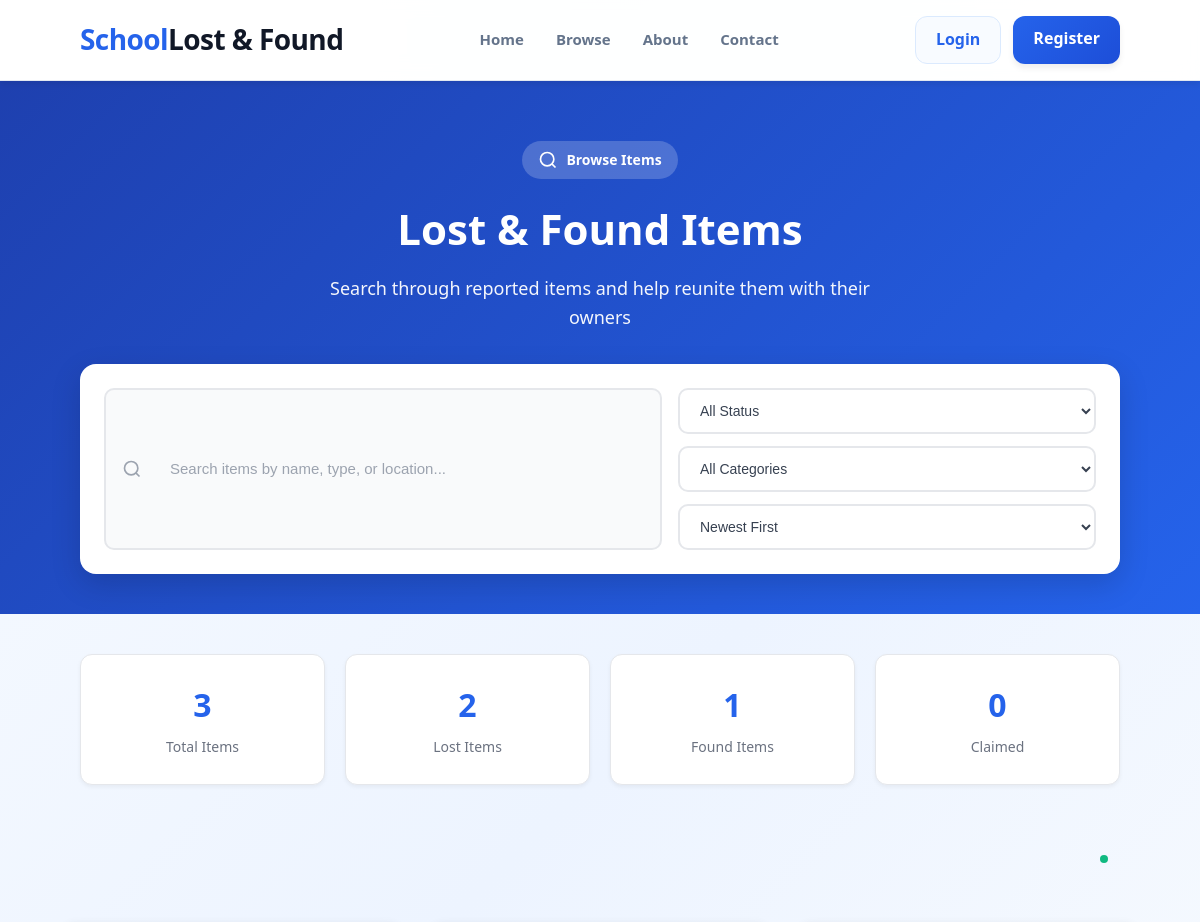
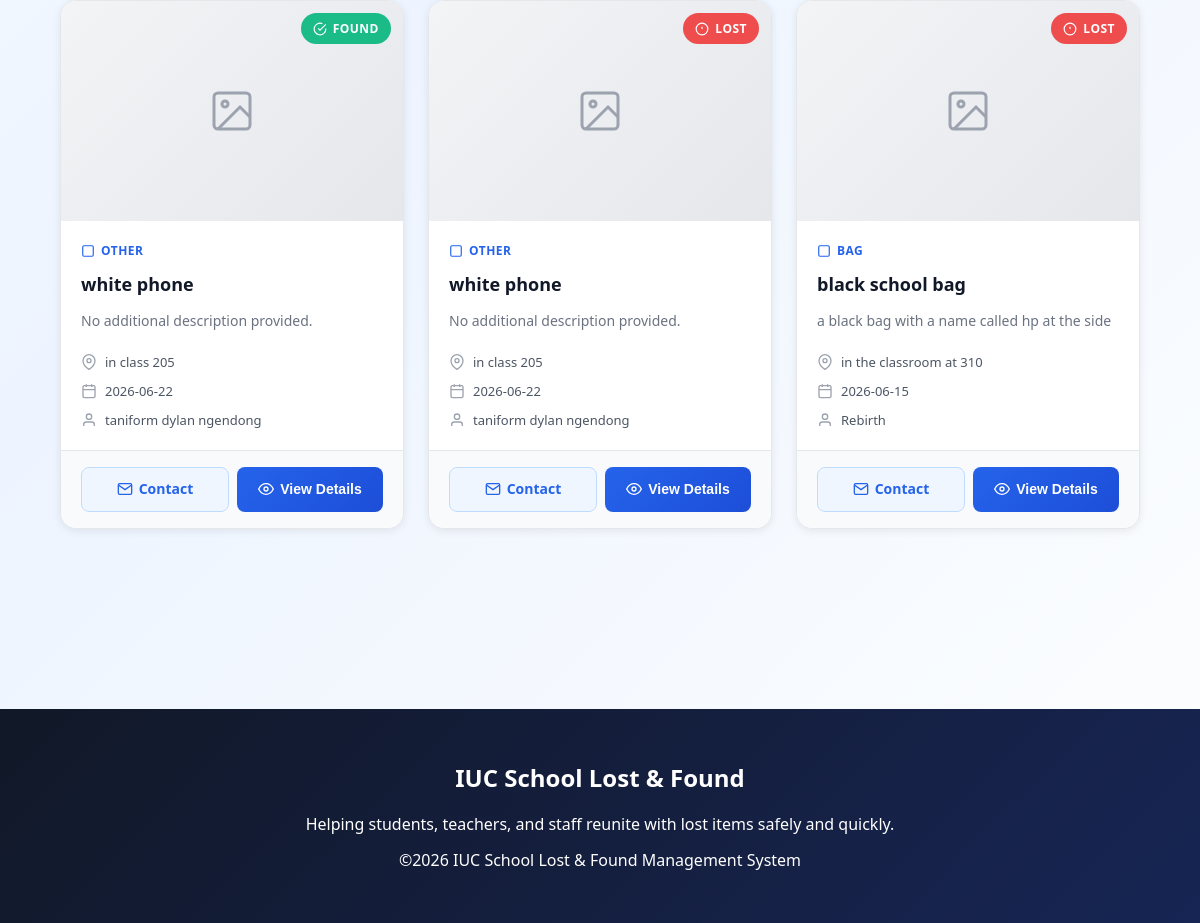
Screenshot of /browse with the database file from the repository (2 pictures, top to bottom).
### tables this page shows
CREATE TABLE items (
        id INTEGER PRIMARY KEY AUTOINCREMENT,
        type TEXT NOT NULL,
        name TEXT NOT NULL,
        location TEXT NOT NULL,
        date TEXT NOT NULL,
        reporter TEXT,
        email TEXT,
        status TEXT NOT NULL,
        notes TEXT,
        created_at TEXT NOT NULL DEFAULT CURRENT_TIMESTAMP
    , user_id INTEGER, image TEXT);

### app.py (the view)
@app.route('/browse')
def browse():
    conn = get_db_connection()
    items = conn.execute('SELECT * FROM items ORDER BY created_at DESC').fetchall()
    conn.close()
    return render_template('browse.html', items=items)

### app.py (called while the page is built, shortened)
@app.context_processor
def inject_unread_messages():
    unread_messages = 0
    return dict(unread_messages=unread_messages)

def get_db_connection():
    conn = sqlite3.connect('database/lostfound.db')
    conn.row_factory = sqlite3.Row
    return conn

### templates/browse.html (shortened to what this page needs)
{% extends "base.html" %}
{% block content %}
<section class="browse-hero">
    <div class="container">
        <div class="hero-content">
            <div class="hero-badge">
                <svg width="20" height="20" viewBox="0 0 24 24" fill="none" stroke="currentColor" stroke-width="2">
                    <circle cx="11" cy="11" r="8"/>
                    <line x1="21" y1="21" x2="16.65" y2="16.65"/>
                </svg>
                Browse Items
            </div>
            <h1>Lost & Found Items</h1>
            <p>Search through reported items and help reunite them with their owners</p>
        </div>
        <div class="search-filter-bar">
            <div class="search-box">
                <svg width="20" height="20" viewBox="0 0 24 24" fill="none" stroke="currentColor" stroke-width="2">
                    <circle cx="11" cy="11" r="8"/>
                    <line x1="21" y1="21" x2="16.65" y2="16.65"/>
                </svg>
                <input type="text" id="searchInput" placeholder="Search items by name, type, or location...">
            </div>
            <div class="filter-group">
                <select id="statusFilter" class="filter-select">
                    <option value="">All Status</option>
                </select>
                <select id="categoryFilter" class="filter-select">
                    <option value="">All Categories</option>
                </select>
                <select id="sortFilter" class="filter-select">
                    <option value="newest">Newest First</option>
                </select>
            </div>
        </div>
    </div>
</section>
<section class="container">
    <div class="stats-bar">
        <div class="stat-item">
            <span class="stat-number" data-stat="total_items" id="totalItems">{{ items|length }}</span>
            <span class="stat-label">Total Items</span>
        </div>
        <div class="stat-item">
            <span class="stat-number" data-stat="lost_items">{{ items|selectattr('status', 'equalto', 'Lost')|list|length }}</span>
            <span class="stat-label">Lost Items</span>
        </div>
        <div class="stat-item">
            <span class="stat-number" data-stat="found_items">{{ items|selectattr('status', 'equalto', 'Found')|list|length }}</span>
            <span class="stat-label">Found Items</span>
        </div>
        <div class="stat-item">
            <span class="stat-number" data-stat="claimed_items">{{ items|selectattr('status', 'equalto', 'Claimed')|list|length }}</span>
            <span class="stat-label">Claimed</span>
        </div>
    </div>
    <div style="text-align: right; padding: 12px;">
        <span class="stats-refresh-indicator" title="Auto-updating"></span>
    </div>
</section>
<section class="container items-section">
    {% if not items %}
        <div class="empty-state">
            <svg width="80" height="80" viewBox="0 0 24 24" fill="none" stroke="currentColor" stroke-width="1.5">
                <rect x="3" y="3" width="18" height="18" rx="2" ry="2"/>
                <circle cx="8.5" cy="8.5" r="1.5"/>
                <polyline points="21 15 16 10 5 21"/>
            </svg>
            <h3>No Items Found</h3>
            <p>There are currently no reported items. Be the first to report a lost or found item!</p>
            <a href="{{ url_for('report') }}" class="primary-btn">Report an Item</a>
        </div>
    {% else %}
        <div class="items-grid" id="itemsGrid">
            {% for item in items %}
            <article class="item-card" data-status="{{ item.status }}" data-category="{{ item.type }}" data-date="{{ item.created_at }}">
                <div class="item-image">
                    {% if item.image %}
                        <img src="{{ url_for('uploaded_file', filename=item.image) }}" alt="{{ item.name }}">
                    {% else %}
                        <div class="item-placeholder">
                            <svg width="48" height="48" viewBox="0 0 24 24" fill="none" stroke="currentColor" stroke-width="1.5">
                                <rect x="3" y="3" width="18" height="18" rx="2" ry="2"/>
                                <circle cx="8.5" cy="8.5" r="1.5"/>
                                <polyline points="21 15 16 10 5 21"/>
                            </svg>
                        </div>
                    {% endif %}
                    <div class="item-status-badge {{ item.status.lower() }}">
                        {% if item.status == 'Lost' %}
                        <svg width="14" height="14" viewBox="0 0 24 24" fill="none" stroke="currentColor" stroke-width="2">
                            <circle cx="12" cy="12" r="10"/>
                            <line x1="12" y1="8" x2="12" y2="12"/>
                            <line x1="12" y1="16" x2="12.01" y2="16"/>
                        </svg>
                        {% elif item.status == 'Found' %}
                        <svg width="14" height="14" viewBox="0 0 24 24" fill="none" stroke="currentColor" stroke-width="2">
                            <path d="M22 11.08V12a10 10 0 1 1-5.93-9.14"/>
                            <polyline points="22 4 12 14.01 9 11.01"/>
                        </svg>
                        {% else %}
                        <svg width="14" height="14" viewBox="0 0 24 24" fill="none" stroke="currentColor" stroke-width="2">
                            <path d="M12 22s8-4 8-10V5l-8-3-8 3v7c0 6 8 10 8 10z"/>
                        </svg>
                        {% endif %}
                        {{ item.status }}
                    </div>
                </div>
                <div class="item-content">
                    <div class="item-category">
                        <svg width="14" height="14" viewBox="0 0 24 24" fill="none" stroke="currentColor" stroke-width="2">
                            <rect x="3" y="3" width="18" height="18" rx="2"/>
                        </svg>
                        {{ item.type }}
                    </div>
                    <h3 class="item-name">{{ item.name }}</h3>
                    <p class="item-description">{{ (item.notes or 'No additional description provided.')[:100] }}{{ '...' if item.notes and item.notes|length > 100 else '' }}</p>
                    <div class="item-details">
                        <div class="detail-row">
                            <svg width="16" height="16" viewBox="0 0 24 24" fill="none" stroke="currentColor" stroke-width="2">
                                <path d="M21 10c0 7-9 13-9 13s-9-6-9-13a9 9 0 0 1 18 0z"/>
                                <circle cx="12" cy="10" r="3"/>
                            </svg>
                            <span>{{ item.location }}</span>
                        </div>
                        <div class="detail-row">
                            <svg width="16" height="16" viewBox="0 0 24 24" fill="none" stroke="currentColor" stroke-width="2">
                                <rect x="3" y="4" width="18" height="18" rx="2" ry="2"/>
                                <line x1="16" y1="2" x2="16" y2="6"/>
                                <line x1="8" y1="2" x2="8" y2="6"/>
                                <line x1="3" y1="10" x2="21" y2="10"/>
                            </svg>
                            <span>{{ item.date }}</span>
                        </div>
                        {% if item.reporter %}
                        <div class="detail-row">
                            <svg width="16" height="16" viewBox="0 0 24 24" fill="none" stroke="currentColor" stroke-width="2">
                                <path d="M20 21v-2a4 4 0 0 0-4-4H8a4 4 0 0 0-4 4v2"/>
                                <circle cx="12" cy="7" r="4"/>
                            </svg>
                            <span>{{ item.reporter }}</span>
                        </div>
                        {% endif %}
                    </div>
                </div>
                <div class="item-footer">
                    {% if item.email %}
                    <a href="mailto:{{ item.email }}" class="contact-btn">
                        <svg width="16" height="16" viewBox="0 0 24 24" fill="none" stroke="currentColor" stroke-width="2">
                            <path d="M4 4h16c1.1 0 2 .9 2 2v12c0 1.1-.9 2-2 2H4c-1.1 0-2-.9-2-2V6c0-1.1.9-2 2-2z"/>
                            <polyline points="22,6 12,13 2,6"/>
                        </svg>
                        Contact
                    </a>
                    {% endif %}
                    <button onclick="showDetails({{ item.id }})" class="details-btn">
                        <svg width="16" height="16" viewBox="0 0 24 24" fill="none" stroke="currentColor" stroke-width="2">
                            <path d="M1 12s4-8 11-8 11 8 11 8-4 8-11 8-11-8-11-8z"/>
                            <circle cx="12" cy="12" r="3"/>
                        </svg>
                        View Details
                    </button>
                </div>
            </article>
            {% endfor %}
        </div>
    {% endif %}
</section>
{% endblock %}

### static/css/style.css (style rules this page uses)
* { margin:0; padding:0; box-sizing:border-box; }
:root { --primary:#2563eb; --primary-deep:#1d4ed8; --primary-light:#3b82f6; --secondary:#10b981; --secondary-deep:#059669; --accent:#f59e0b; --danger:#ef4444; --navy:#111827; --surface:#ffffff; --surface-soft:#f8fbff; --surface-alt:#f1f5f9; --border:#e2e8f0; --border-light:#dbeafe; --text-primary:#1e293b; --text-secondary:#64748b; --text-muted:#94a3b8; --shadow-sm:0 1px 2px rgba(0,0,0,0.05); --shadow-md:0 4px 6px rgba(0,0,0,0.07); --shadow-lg:0 10px 15px rgba(0,0,0,0.1); --shadow-xl:0 20px 25px rgba(0,0,0,0.15); --radius-sm:8px; --radius-md:12px; --radius-lg:16px; --radius-xl:20px; }
body { font-family: 'Segoe UI', -apple-system, BlinkMacSystemFont, Arial, sans-serif; background: radial-gradient(circle at top, rgba(148,163,184,0.12), transparent 25%), linear-gradient(135deg, #f8fbff 0%, #edf4ff 45%, #fdfefe 100%); color:var(--text-primary); line-height:1.6; min-height:100vh; }
.container { width:90%; max-width:1200px; margin:auto; padding:0 20px; }
input, select, textarea { width:100%; border:1px solid var(--border); border-radius:var(--radius-md); padding:12px 16px; font-size:15px; background:var(--surface); transition:border-color 0.3s ease, box-shadow 0.3s ease; }

### rows the page displays
items: status "FOUND", type "OTHER", name "white phone", notes "No additional description provided.", location "in class 205", date "2026-06-22", reporter "taniform dylan ngendong"
items: status "LOST", type "OTHER", name "white phone", notes "No additional description provided.", location "in class 205", date "2026-06-22", reporter "taniform dylan ngendong"
items: status "LOST", type "BAG", name "black school bag", notes "a black bag with a name called hp at the side", location "in the classroom at 310", date "2026-06-15", reporter "Rebirth"

### other values shown
{{ items|length }} "3"
{{ items|selectattr('status', 'equalto', 'Lost')|list|length }} "2"
{{ items|selectattr('status', 'equalto', 'Found')|list|length }} "1"
{{ items|selectattr('status', 'equalto', 'Claimed')|list|length }} "0"
